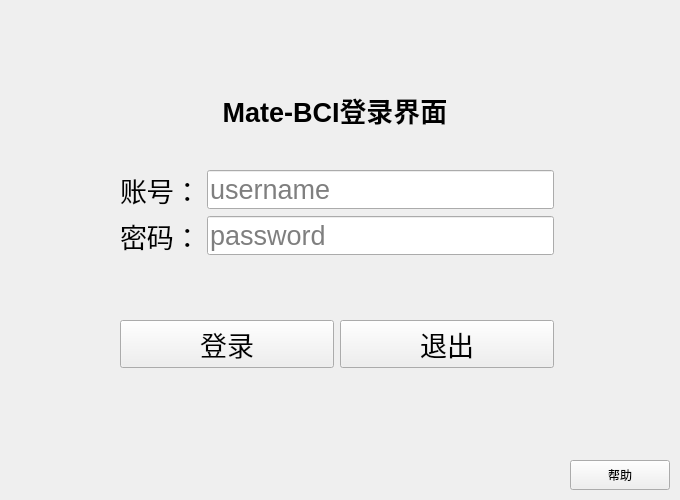
<?xml version="1.0" encoding="UTF-8"?>
<ui version="4.0">
 <class>Login_From</class>
 <widget class="QWidget" name="Login_From">
  <property name="geometry">
   <rect>
    <x>0</x>
    <y>0</y>
    <width>680</width>
    <height>500</height>
   </rect>
  </property>
  <property name="windowTitle">
   <string>Form</string>
  </property>
  <widget class="QLabel" name="label_login">
   <property name="geometry">
    <rect>
     <x>120</x>
     <y>60</y>
     <width>430</width>
     <height>100</height>
    </rect>
   </property>
   <property name="font">
    <font>
     <pointsize>20</pointsize>
     <weight>75</weight>
     <bold>true</bold>
    </font>
   </property>
   <property name="text">
    <string>Mate-BCI登录界面</string>
   </property>
   <property name="alignment">
    <set>Qt::AlignCenter</set>
   </property>
  </widget>
  <widget class="QWidget" name="layoutWidget">
   <property name="geometry">
    <rect>
     <x>120</x>
     <y>170</y>
     <width>434</width>
     <height>198</height>
    </rect>
   </property>
   <layout class="QGridLayout" name="gridLayout">
    <item row="1" column="1">
     <spacer name="verticalSpacer_2">
      <property name="orientation">
       <enum>Qt::Vertical</enum>
      </property>
      <property name="sizeHint" stdset="0">
       <size>
        <width>20</width>
        <height>40</height>
       </size>
      </property>
     </spacer>
    </item>
    <item row="3" column="1">
     <widget class="QPushButton" name="pushButton_quit">
      <property name="font">
       <font>
        <pointsize>20</pointsize>
       </font>
      </property>
      <property name="text">
       <string>退出</string>
      </property>
     </widget>
    </item>
    <item row="3" column="0">
     <widget class="QPushButton" name="pushButton_login">
      <property name="font">
       <font>
        <pointsize>20</pointsize>
       </font>
      </property>
      <property name="text">
       <string>登录</string>
      </property>
     </widget>
    </item>
    <item row="1" column="0">
     <spacer name="verticalSpacer">
      <property name="orientation">
       <enum>Qt::Vertical</enum>
      </property>
      <property name="sizeHint" stdset="0">
       <size>
        <width>20</width>
        <height>40</height>
       </size>
      </property>
     </spacer>
    </item>
    <item row="0" column="0" colspan="2">
     <layout class="QFormLayout" name="formLayout">
      <item row="0" column="0">
       <widget class="QLabel" name="label_name">
        <property name="font">
         <font>
          <pointsize>20</pointsize>
         </font>
        </property>
        <property name="text">
         <string>账号：</string>
        </property>
       </widget>
      </item>
      <item row="1" column="0">
       <widget class="QLabel" name="label_password">
        <property name="font">
         <font>
          <pointsize>20</pointsize>
         </font>
        </property>
        <property name="text">
         <string>密码：</string>
        </property>
       </widget>
      </item>
      <item row="0" column="1">
       <widget class="QLineEdit" name="lineEdit_name">
        <property name="font">
         <font>
          <pointsize>20</pointsize>
         </font>
        </property>
        <property name="inputMask">
         <string/>
        </property>
        <property name="text">
         <string/>
        </property>
        <property name="placeholderText">
         <string>username</string>
        </property>
       </widget>
      </item>
      <item row="1" column="1">
       <widget class="QLineEdit" name="lineEdit_password">
        <property name="font">
         <font>
          <pointsize>20</pointsize>
         </font>
        </property>
        <property name="toolTipDuration">
         <number>-6</number>
        </property>
        <property name="echoMode">
         <enum>QLineEdit::Password</enum>
        </property>
        <property name="placeholderText">
         <string>password</string>
        </property>
       </widget>
      </item>
     </layout>
    </item>
    <item row="2" column="0">
     <spacer name="verticalSpacer_3">
      <property name="orientation">
       <enum>Qt::Vertical</enum>
      </property>
      <property name="sizeType">
       <enum>QSizePolicy::Fixed</enum>
      </property>
      <property name="sizeHint" stdset="0">
       <size>
        <width>20</width>
        <height>40</height>
       </size>
      </property>
     </spacer>
    </item>
    <item row="2" column="1">
     <spacer name="verticalSpacer_4">
      <property name="orientation">
       <enum>Qt::Vertical</enum>
      </property>
      <property name="sizeType">
       <enum>QSizePolicy::Fixed</enum>
      </property>
      <property name="sizeHint" stdset="0">
       <size>
        <width>20</width>
        <height>40</height>
       </size>
      </property>
     </spacer>
    </item>
   </layout>
  </widget>
  <widget class="QPushButton" name="pushButton_help">
   <property name="geometry">
    <rect>
     <x>570</x>
     <y>460</y>
     <width>100</width>
     <height>30</height>
    </rect>
   </property>
   <property name="text">
    <string>帮助</string>
   </property>
  </widget>
 </widget>
 <resources/>
 <connections>
  <connection>
   <sender>pushButton_quit</sender>
   <signal>clicked()</signal>
   <receiver>Login_From</receiver>
   <slot>close()</slot>
   <hints>
    <hint type="sourcelabel">
     <x>451</x>
     <y>357</y>
    </hint>
    <hint type="destinationlabel">
     <x>430</x>
     <y>399</y>
    </hint>
   </hints>
  </connection>
 </connections>
</ui>
